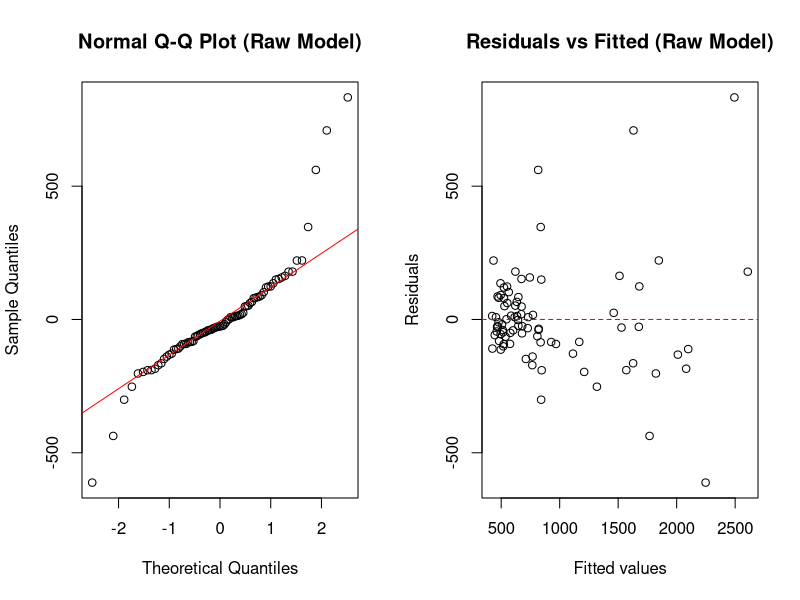
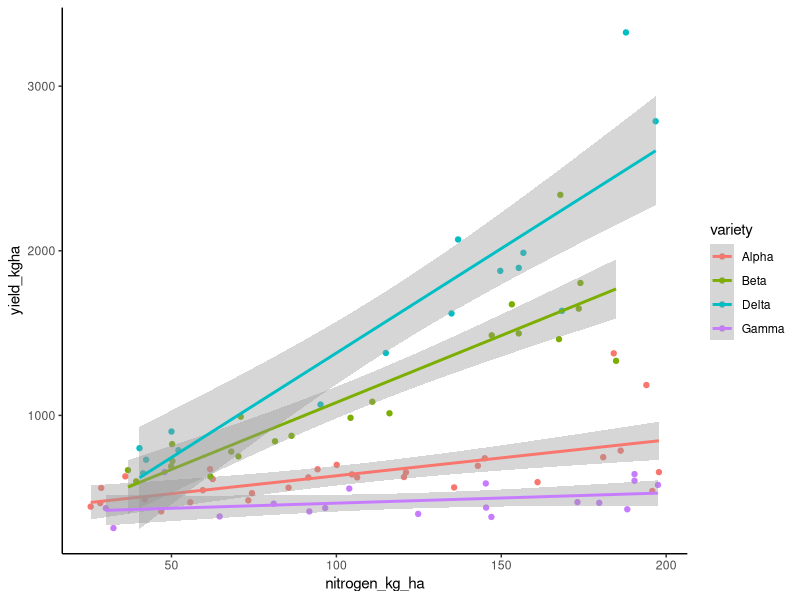
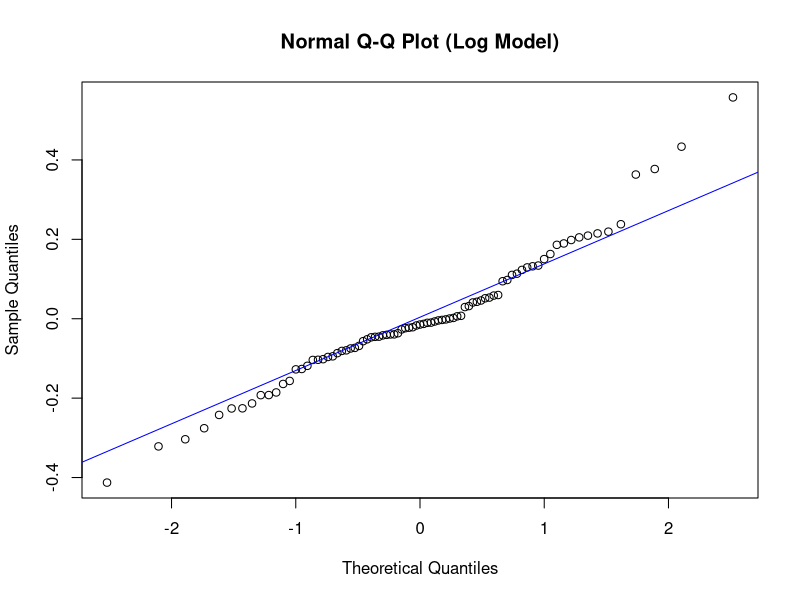
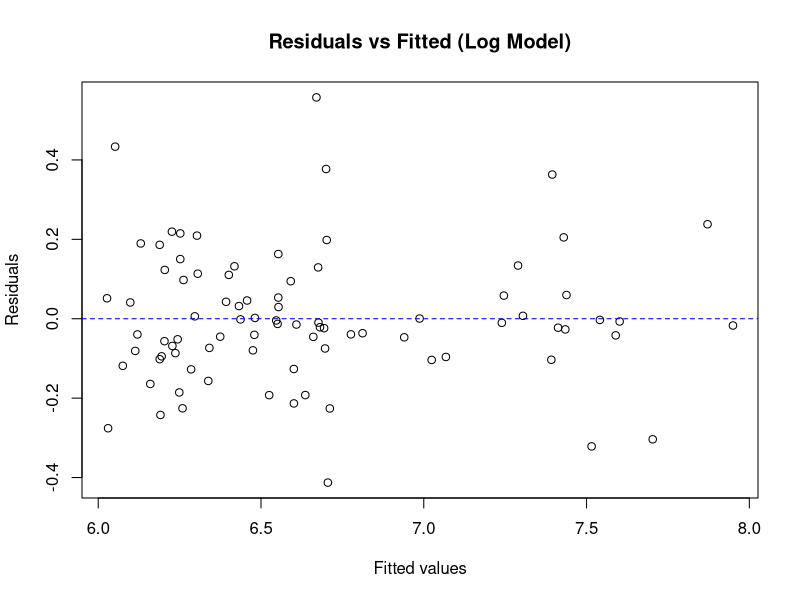
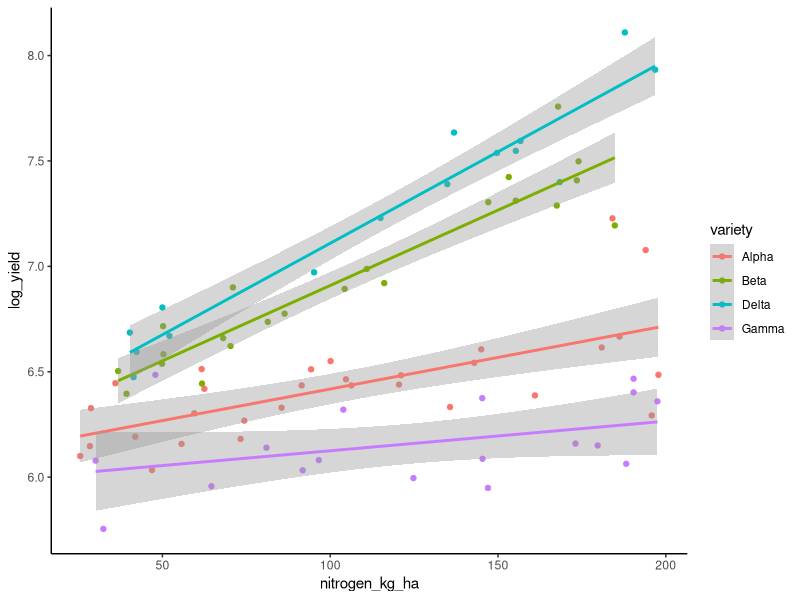
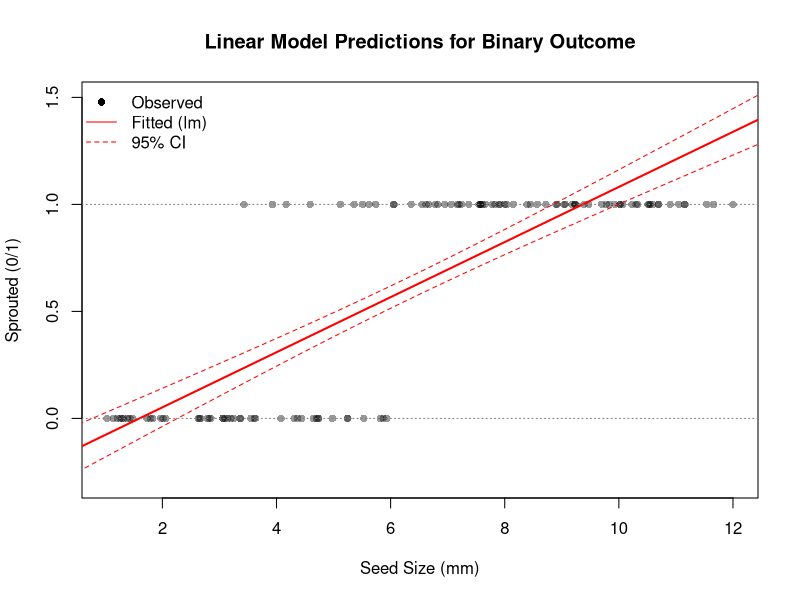
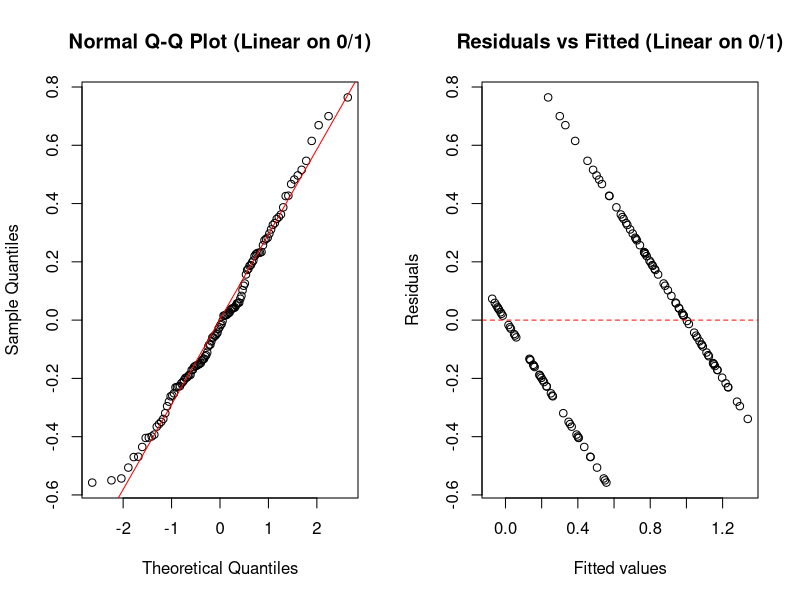
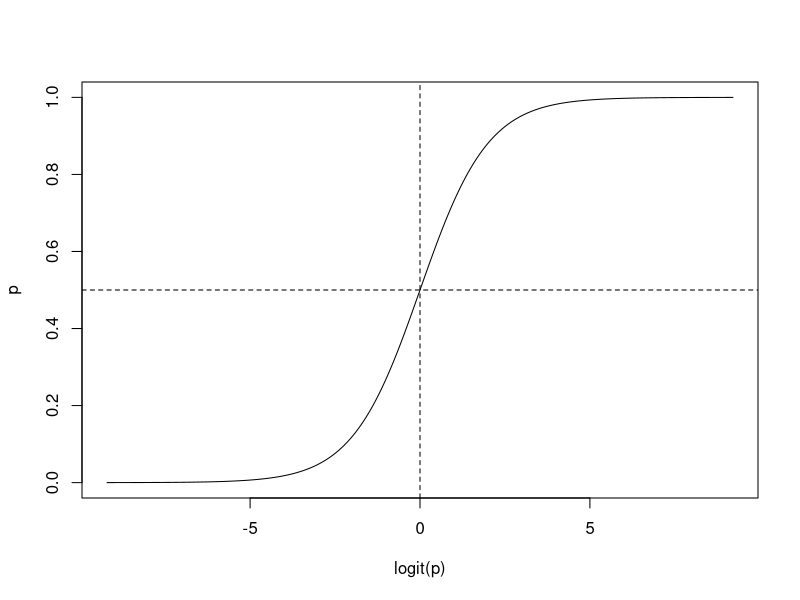

Reproduce these figures in R, in order.
## ---- chunk 1
# Load all required libraries up front
library(car)      # for Anova() Type II/III
library(ggplot2)  # for plotting
## ---- chunk 2
# Read the yield dataset
yield_data <- read.csv("yield_transform_dataset.csv")

# Make variety a factor
yield_data$variety <- as.factor(yield_data$variety)

# Quick look at the data
str(yield_data)
summary(yield_data)
## ---- chunk 3
# Fit a linear model on the RAW (untransformed) yield
raw_model <- lm(yield_kgha ~ nitrogen_kg_ha * variety, data = yield_data)
summary(raw_model)
## ---- chunk 4
# Side-by-side diagnostic plots
par(mfrow = c(1, 2))

# QQ plot — checks normality of residuals
qqnorm(resid(raw_model), main = "Normal Q-Q Plot (Raw Model)")
qqline(resid(raw_model), col = "red")

# Residuals vs Fitted — checks linearity & constant variance
plot(fitted(raw_model), resid(raw_model),
     xlab = "Fitted values", ylab = "Residuals",
     main = "Residuals vs Fitted (Raw Model)")
abline(h = 0, col = "red", lty = 2)

par(mfrow = c(1, 1))
## ---- chunk 5
library(ggplot2)
ggplot(yield_data, aes(nitrogen_kg_ha, yield_kgha, col=variety)) +
 geom_point() +
 stat_smooth(method = "lm", formula = y ~ x)+
theme_classic()
## ---- chunk 6
# Log-transform the response
yield_data$log_yield <- log(yield_data$yield_kgha)

# Re-fit the same model structure on log(yield)
log_model <- lm(log_yield ~ nitrogen_kg_ha * variety, data = yield_data)
summary(log_model)
## ---- chunk 7
par(mfrow = c(1, 1))

qqnorm(resid(log_model), main = "Normal Q-Q Plot (Log Model)")
qqline(resid(log_model), col = "blue")

plot(fitted(log_model), resid(log_model),
     xlab = "Fitted values", ylab = "Residuals",
     main = "Residuals vs Fitted (Log Model)")
abline(h = 0, col = "blue", lty = 2)


## ---- chunk 8
library(ggplot2)
ggplot(yield_data, aes(nitrogen_kg_ha, log_yield, col=variety)) +
 geom_point() +
 stat_smooth(method = "lm", formula = y ~ x)+
theme_classic()
## ---- chunk 9
library(car)
# ------ Type I (sequential) SS ------
# Order of terms matters; results depend on which predictor is entered first.
cat("===== Type I SS (sequential) =====\n")
anova(log_model)

# ------ Type II SS ------
# Each main effect tested after the other main effect, ignoring the interaction.
cat("\n===== Type II SS =====\n")
Anova(log_model, type = "II")

# ------ Type III SS ------
# Each term tested after ALL other terms (including the interaction).
# Requires setting contrasts to sum-to-zero for valid results.
options(contrasts = c("contr.sum", "contr.poly"))
log_model_t3 <- lm(log_yield ~ nitrogen_kg_ha * variety, data = yield_data)
Anova(log_model_t3, type = "III")
## ---- chunk 10
# ------ Type III SS ------
# Each term tested after ALL other terms (including the interaction).
# Requires setting contrasts to sum-to-zero for valid results.
options(contrasts = c("contr.sum", "contr.poly"))
log_model_t3 <- lm(log_yield ~ nitrogen_kg_ha * variety, data = yield_data)
Anova(log_model_t3, type = "III")
## ---- chunk 11
library(emmeans)
emtrends(log_model_t3, pairwise ~ variety, var = "nitrogen_kg_ha")
## ---- chunk 12
emm <- emmeans(log_model_t3, ~ variety | nitrogen_kg_ha,
               at = list(nitrogen_kg_ha = c(0, 50, 100)))

pairs(emm, adjust = "tukey")
## ---- chunk 13
# Read the sprouting dataset
sprout_data <- read.csv("seed_sprouting.csv")

# Quick look
str(sprout_data)
table(sprout_data$sprout)
## ---- chunk 14
# Fit a LINEAR model to the binary outcome — this is intentionally wrong!
wrong_model <- lm(sprout ~ seed_size_mm, data = sprout_data)
summary(wrong_model)
## ---- chunk 15
# Create a sequence of seed sizes for prediction
new_sizes <- data.frame(seed_size_mm = seq(0, 14, by = 0.1))

# Predict with 95% confidence interval
preds <- predict(wrong_model, newdata = new_sizes, interval = "confidence")
new_sizes <- cbind(new_sizes, preds)

# Plot the observed data and the linear predictions
plot(sprout_data$seed_size_mm, sprout_data$sprout,
     pch = 16, col = rgb(0, 0, 0, 0.4),
     xlab = "Seed Size (mm)", ylab = "Sprouted (0/1)",
     main = "Linear Model Predictions for Binary Outcome",
     ylim = c(-0.3, 1.5))

# Add the fitted line and confidence band
lines(new_sizes$seed_size_mm, new_sizes$fit, col = "red", lwd = 2)
lines(new_sizes$seed_size_mm, new_sizes$lwr, col = "red", lty = 2)
lines(new_sizes$seed_size_mm, new_sizes$upr, col = "red", lty = 2)

# Reference lines at 0 and 1
abline(h = 0, col = "grey50", lty = 3)
abline(h = 1, col = "grey50", lty = 3)

legend("topleft",
       legend = c("Observed", "Fitted (lm)", "95% CI"),
       pch = c(16, NA, NA), lty = c(NA, 1, 2), col = c("black", "red", "red"),
       bty = "n")
## ---- chunk 16
par(mfrow = c(1, 2))

qqnorm(resid(wrong_model), main = "Normal Q-Q Plot (Linear on 0/1)")
qqline(resid(wrong_model), col = "red")

plot(fitted(wrong_model), resid(wrong_model),
     xlab = "Fitted values", ylab = "Residuals",
     main = "Residuals vs Fitted (Linear on 0/1)")
abline(h = 0, col = "red", lty = 2)

par(mfrow = c(1, 1))
## ---- chunk 17
(1/6)/(5/6)
## ---- chunk 18
0.8/(1-0.8)

## ---- chunk 19
log(6.5789e-11/(1-6.5789e-11))
## ---- chunk 20
log(0.8/(1-0.8))
## ---- chunk 21
pi = seq(0.0001,1-0.0001, by=0.0001)
plot(pi~qlogis(pi), type="l",xlab="logit(p)",ylab="p"); abline(v=0, lty="dashed"); abline(h=0.5, lty="dashed")

## ---- chunk 22
logistic_model <- glm(sprout ~ seed_size_mm, data = sprout_data, family = binomial(link = "logit"))
summary(logistic_model)
## ---- chunk 23
# Create a sequence of seed sizes for prediction
# Predict with 95% confidence interval on the link scale
# I will use the same dataframe
preds <- predict.glm(logistic_model, sprout_data, se.fit = TRUE)
# Calculate the confidence intervals on the link scale
ci_lwr <-with(preds, plogis(fit - 1.96 * se.fit))
ci_upr <-with(preds, plogis(fit + 1.96 * se.fit))
# Add the predicted probabilities and confidence intervals to the original data frame
sprout_data<-cbind(sprout_data,preds)
sprout_data$predicted_prob <- plogis(sprout_data$fit)
sprout_data$ci_lwr <- ci_lwr
sprout_data$ci_upr <- ci_upr
## ---- chunk 24
ggplot(sprout_data,aes(x=seed_size_mm,y=predicted_prob,ymin=ci_lwr,ymax=ci_upr))+
  geom_point()+
  geom_line(aes(y=predicted_prob))+
  geom_ribbon(alpha=0.15)+
  xlab("Seed Size (mm)")+
  ylab("Probability of Sprouting")+
  theme_bw()
